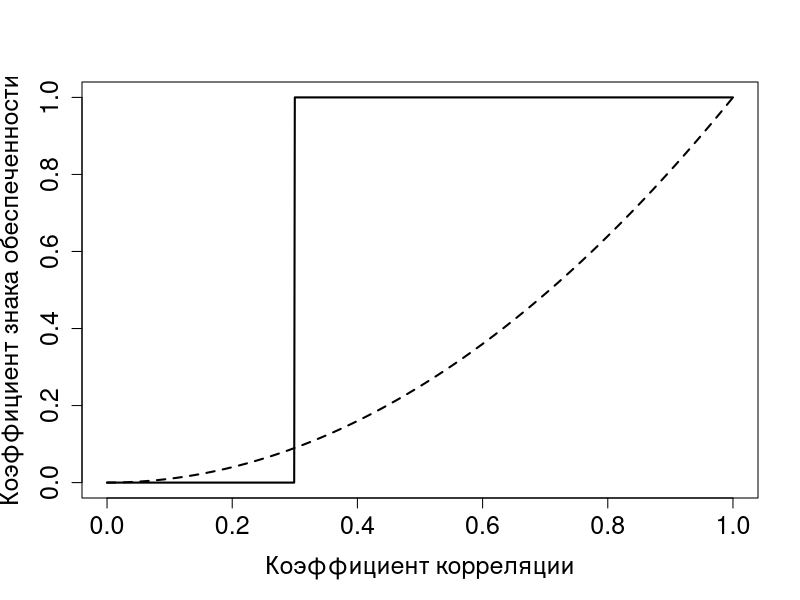

The R source for this figure:
deltafun <- function (x,c)
{
  if (x < c) y = 0
  if (x >= c) y = 1
  return(y)
}
x = seq(0,1,0.001)
y1 = numeric(length(x))
for (i in 1:length(y1)) y1[i] = deltafun(x[i], 0.3)

plot(x, y1, type ='l', xlab = 'Коэффициент корреляции', 
     ylab = 'Коэффициент знака обеспеченности', cex.lab = 1.5,
     cex.axis = 1.5, lwd = 2)

curve(x^2, xlab = 'Коэффициент корреляции', ylab = 'Коэффициент знака обеспеченности'
      ,cex.lab = 1.5, cex.axis = 1.5, add = T, lty=2, lwd = 2)
